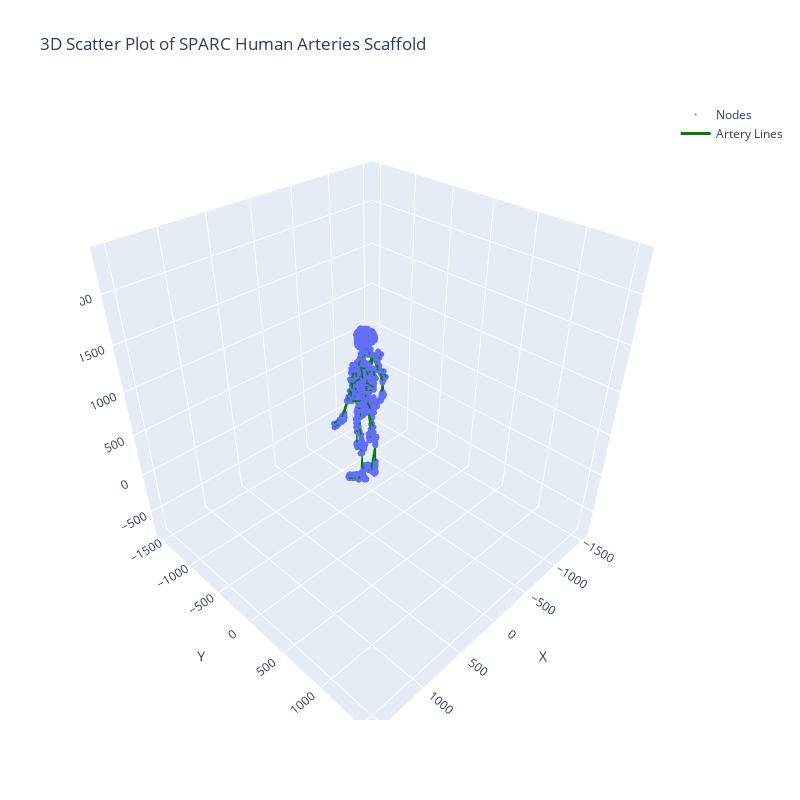

The notebook cell saved with this chart:
### Code cell
# Build a dictionary for quick lookup of node coordinates by node id.
nodes_dict = {node['node']: node for node in arteries_nodes}

# Build lists for the line segments.
line_x = []
line_y = []
line_z = []

for element in arteries_mesh:
    node_ids = element["nodes"]
    # We expect exactly 2 nodes per mesh1d element.
    if len(node_ids) == 2:
        n1, n2 = node_ids
        # Only add the line if both nodes exist.
        if n1 in nodes_dict and n2 in nodes_dict:
            x1, y1, z1 = nodes_dict[n1]['x'], nodes_dict[n1]['y'], nodes_dict[n1]['z']
            x2, y2, z2 = nodes_dict[n2]['x'], nodes_dict[n2]['y'], nodes_dict[n2]['z']
            # Append the two points and a None to break the line.
            line_x += [x1, x2, None]
            line_y += [y1, y2, None]
            line_z += [z1, z2, None]

# Create the node scatter trace.
node_trace = go.Scatter3d(
    x=[node['x'] for node in arteries_nodes],
    y=[node['y'] for node in arteries_nodes],
    z=[node['z'] for node in arteries_nodes],
    mode='markers',
    marker=dict(size=2),
    name='Nodes'
)

# Create the mesh1d line trace.
line_trace = go.Scatter3d(
    x=line_x,
    y=line_y,
    z=line_z,
    mode='lines',
    line=dict(color='green', width=3),
    name='Artery Lines'
)

# Compute unified axis range.
x_vals = [node['x'] for node in arteries_nodes]
y_vals = [node['y'] for node in arteries_nodes]
z_vals = [node['z'] for node in arteries_nodes]
global_min = min(min(x_vals), min(y_vals), min(z_vals))
global_max = max(max(x_vals), max(y_vals), max(z_vals))
abs_max = max(abs(global_min), abs(global_max))
axis_range = [-abs_max, abs_max]

# Create the figure with both traces.
fig = go.Figure(data=[node_trace, line_trace])
fig.update_layout(
    title='3D Scatter Plot of SPARC Human Arteries Scaffold',
    scene=dict(
        xaxis=dict(title='X', range=axis_range),
        yaxis=dict(title='Y', range=axis_range),
        zaxis=dict(title='Z', range=[r + 800 for r in axis_range]),
        aspectmode='cube'
    ),
    width=800,
    height=800
)
fig.show()

### Figure 1 — Plotly figure (JSON) as saved in the notebook; plotly's stock layout.template omitted (floating-point values rounded to 4 significant figures; data arrays with more than 128 entries replaced by an {"elided": "..."} marker saying what was removed)
{"data": [{"marker": {"size": 2}, "mode": "markers", "name": "Nodes", "type": "scatter3d", "x": {"elided": "1638 float values"}, "y": {"elided": "1638 float values"}, "z": {"elided": "1638 float values"}}, {"line": {"color": "green", "width": 3}, "mode": "lines", "name": "Artery Lines", "type": "scatter3d", "x": {"elided": "2457 float values"}, "y": {"elided": "2457 float values"}, "z": {"elided": "2457 float values"}}], "layout": {"height": 800, "scene": {"aspectmode": "cube", "xaxis": {"range": [-1627.0, 1627.0], "title": {"text": "X"}}, "yaxis": {"range": [-1627.0, 1627.0], "title": {"text": "Y"}}, "zaxis": {"range": [-827.5, 2427.0], "title": {"text": "Z"}}}, "title": {"text": "3D Scatter Plot of SPARC Human Arteries Scaffold"}, "width": 800}}
